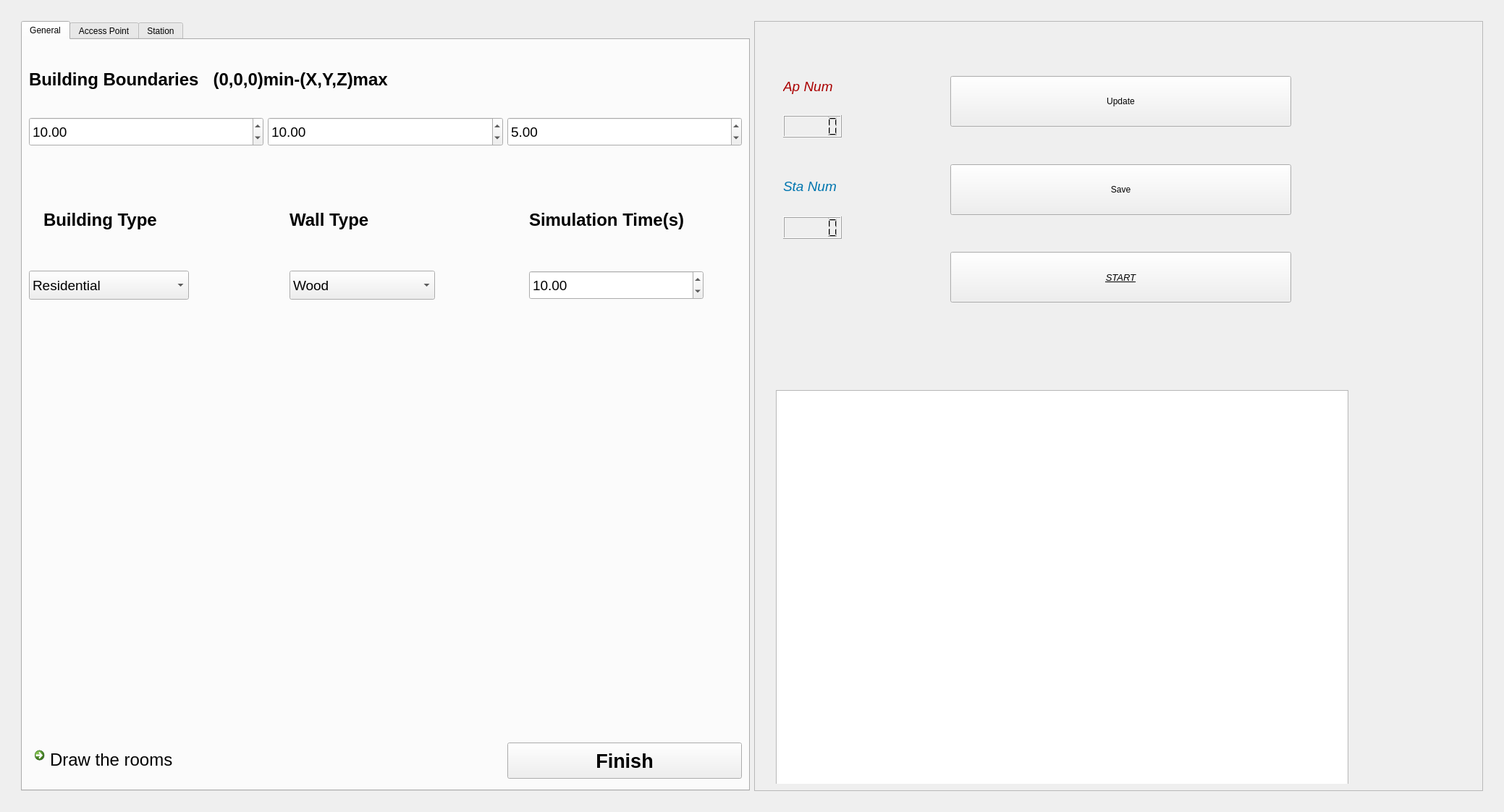
<?xml version="1.0" encoding="UTF-8"?>
<ui version="4.0">
 <class>Simu_Config</class>
 <widget class="QWidget" name="Simu_Config">
  <property name="geometry">
   <rect>
    <x>0</x>
    <y>0</y>
    <width>2078</width>
    <height>1122</height>
   </rect>
  </property>
  <property name="windowTitle">
   <string>Simulation Config</string>
  </property>
  <layout class="QVBoxLayout" name="verticalLayout">
   <item>
    <widget class="QWidget" name="widget_9" native="true">
     <property name="sizePolicy">
      <sizepolicy hsizetype="Expanding" vsizetype="Expanding">
       <horstretch>0</horstretch>
       <verstretch>0</verstretch>
      </sizepolicy>
     </property>
     <layout class="QHBoxLayout" name="horizontalLayout">
      <item>
       <widget class="QWidget" name="widget_11" native="true">
        <property name="sizePolicy">
         <sizepolicy hsizetype="Expanding" vsizetype="Expanding">
          <horstretch>0</horstretch>
          <verstretch>0</verstretch>
         </sizepolicy>
        </property>
        <layout class="QHBoxLayout" name="horizontalLayout_3">
         <item>
          <widget class="QTabWidget" name="tabWidget">
           <property name="minimumSize">
            <size>
             <width>0</width>
             <height>800</height>
            </size>
           </property>
           <property name="maximumSize">
            <size>
             <width>16777215</width>
             <height>1300</height>
            </size>
           </property>
           <property name="font">
            <font>
             <bold>false</bold>
            </font>
           </property>
           <property name="currentIndex">
            <number>0</number>
           </property>
           <property name="iconSize">
            <size>
             <width>27</width>
             <height>28</height>
            </size>
           </property>
           <widget class="QWidget" name="tab_4">
            <attribute name="title">
             <string>General</string>
            </attribute>
            <layout class="QGridLayout" name="gridLayout">
             <item row="1" column="1">
              <widget class="QDoubleSpinBox" name="doubleSpinBox_2">
               <property name="minimumSize">
                <size>
                 <width>0</width>
                 <height>40</height>
                </size>
               </property>
               <property name="font">
                <font>
                 <pointsize>14</pointsize>
                 <bold>false</bold>
                </font>
               </property>
               <property name="value">
                <double>10.000000000000000</double>
               </property>
              </widget>
             </item>
             <item row="1" column="2">
              <widget class="QDoubleSpinBox" name="doubleSpinBox_3">
               <property name="minimumSize">
                <size>
                 <width>0</width>
                 <height>40</height>
                </size>
               </property>
               <property name="font">
                <font>
                 <pointsize>14</pointsize>
                 <bold>false</bold>
                </font>
               </property>
               <property name="value">
                <double>5.000000000000000</double>
               </property>
              </widget>
             </item>
             <item row="5" column="0" colspan="2">
              <widget class="QCommandLinkButton" name="commandLinkButton">
               <property name="sizePolicy">
                <sizepolicy hsizetype="Preferred" vsizetype="Preferred">
                 <horstretch>1</horstretch>
                 <verstretch>1</verstretch>
                </sizepolicy>
               </property>
               <property name="font">
                <font>
                 <pointsize>18</pointsize>
                 <bold>false</bold>
                </font>
               </property>
               <property name="text">
                <string>Draw the rooms</string>
               </property>
               <property name="iconSize">
                <size>
                 <width>30</width>
                 <height>40</height>
                </size>
               </property>
              </widget>
             </item>
             <item row="0" column="0" colspan="3">
              <widget class="QLabel" name="label">
               <property name="minimumSize">
                <size>
                 <width>0</width>
                 <height>60</height>
                </size>
               </property>
               <property name="maximumSize">
                <size>
                 <width>16777215</width>
                 <height>80</height>
                </size>
               </property>
               <property name="font">
                <font>
                 <pointsize>18</pointsize>
                 <bold>true</bold>
                </font>
               </property>
               <property name="text">
                <string>Building Boundaries   (0,0,0)min-(X,Y,Z)max</string>
               </property>
              </widget>
             </item>
             <item row="5" column="2">
              <widget class="QPushButton" name="pushButton_7">
               <property name="sizePolicy">
                <sizepolicy hsizetype="Minimum" vsizetype="Fixed">
                 <horstretch>1</horstretch>
                 <verstretch>1</verstretch>
                </sizepolicy>
               </property>
               <property name="minimumSize">
                <size>
                 <width>0</width>
                 <height>50</height>
                </size>
               </property>
               <property name="font">
                <font>
                 <pointsize>20</pointsize>
                 <bold>true</bold>
                </font>
               </property>
               <property name="text">
                <string>Finish</string>
               </property>
              </widget>
             </item>
             <item row="1" column="0">
              <widget class="QDoubleSpinBox" name="doubleSpinBox">
               <property name="minimumSize">
                <size>
                 <width>0</width>
                 <height>40</height>
                </size>
               </property>
               <property name="font">
                <font>
                 <pointsize>14</pointsize>
                 <bold>false</bold>
                </font>
               </property>
               <property name="value">
                <double>10.000000000000000</double>
               </property>
              </widget>
             </item>
             <item row="3" column="0">
              <widget class="QWidget" name="widget_10" native="true">
               <property name="sizePolicy">
                <sizepolicy hsizetype="Preferred" vsizetype="Preferred">
                 <horstretch>1</horstretch>
                 <verstretch>1</verstretch>
                </sizepolicy>
               </property>
               <property name="maximumSize">
                <size>
                 <width>16777215</width>
                 <height>800</height>
                </size>
               </property>
               <widget class="QLabel" name="label_2">
                <property name="geometry">
                 <rect>
                  <x>20</x>
                  <y>50</y>
                  <width>274</width>
                  <height>80</height>
                 </rect>
                </property>
                <property name="maximumSize">
                 <size>
                  <width>16777215</width>
                  <height>80</height>
                 </size>
                </property>
                <property name="font">
                 <font>
                  <pointsize>18</pointsize>
                  <bold>true</bold>
                 </font>
                </property>
                <property name="text">
                 <string>Building Type</string>
                </property>
               </widget>
               <widget class="QComboBox" name="comboBox">
                <property name="geometry">
                 <rect>
                  <x>0</x>
                  <y>160</y>
                  <width>221</width>
                  <height>40</height>
                 </rect>
                </property>
                <property name="minimumSize">
                 <size>
                  <width>0</width>
                  <height>40</height>
                 </size>
                </property>
                <property name="font">
                 <font>
                  <pointsize>14</pointsize>
                  <bold>false</bold>
                 </font>
                </property>
                <property name="mouseTracking">
                 <bool>false</bool>
                </property>
                <item>
                 <property name="text">
                  <string>Residential</string>
                 </property>
                </item>
                <item>
                 <property name="text">
                  <string>Office</string>
                 </property>
                </item>
                <item>
                 <property name="text">
                  <string>Commercial</string>
                 </property>
                </item>
               </widget>
              </widget>
             </item>
             <item row="3" column="1">
              <widget class="QWidget" name="widget_12" native="true">
               <property name="sizePolicy">
                <sizepolicy hsizetype="Preferred" vsizetype="Preferred">
                 <horstretch>1</horstretch>
                 <verstretch>1</verstretch>
                </sizepolicy>
               </property>
               <property name="minimumSize">
                <size>
                 <width>0</width>
                 <height>800</height>
                </size>
               </property>
               <property name="maximumSize">
                <size>
                 <width>16777215</width>
                 <height>800</height>
                </size>
               </property>
               <widget class="QLabel" name="label_3">
                <property name="geometry">
                 <rect>
                  <x>30</x>
                  <y>50</y>
                  <width>181</width>
                  <height>80</height>
                 </rect>
                </property>
                <property name="maximumSize">
                 <size>
                  <width>16777215</width>
                  <height>80</height>
                 </size>
                </property>
                <property name="font">
                 <font>
                  <pointsize>18</pointsize>
                  <bold>true</bold>
                 </font>
                </property>
                <property name="text">
                 <string>Wall Type</string>
                </property>
               </widget>
               <widget class="QComboBox" name="comboBox_2">
                <property name="geometry">
                 <rect>
                  <x>30</x>
                  <y>160</y>
                  <width>201</width>
                  <height>40</height>
                 </rect>
                </property>
                <property name="minimumSize">
                 <size>
                  <width>0</width>
                  <height>40</height>
                 </size>
                </property>
                <property name="font">
                 <font>
                  <pointsize>14</pointsize>
                  <bold>false</bold>
                 </font>
                </property>
                <item>
                 <property name="text">
                  <string>Wood</string>
                 </property>
                </item>
                <item>
                 <property name="text">
                  <string>ConcreteWithoutWindows</string>
                 </property>
                </item>
                <item>
                 <property name="text">
                  <string>ConcreteWithWindows</string>
                 </property>
                </item>
                <item>
                 <property name="text">
                  <string>StoneBlocks</string>
                 </property>
                </item>
               </widget>
              </widget>
             </item>
             <item row="3" column="2">
              <widget class="QWidget" name="widget_13" native="true">
               <property name="sizePolicy">
                <sizepolicy hsizetype="Preferred" vsizetype="Preferred">
                 <horstretch>1</horstretch>
                 <verstretch>1</verstretch>
                </sizepolicy>
               </property>
               <property name="maximumSize">
                <size>
                 <width>16777215</width>
                 <height>800</height>
                </size>
               </property>
               <widget class="QLabel" name="label_6">
                <property name="geometry">
                 <rect>
                  <x>30</x>
                  <y>50</y>
                  <width>241</width>
                  <height>80</height>
                 </rect>
                </property>
                <property name="maximumSize">
                 <size>
                  <width>16777215</width>
                  <height>80</height>
                 </size>
                </property>
                <property name="font">
                 <font>
                  <pointsize>18</pointsize>
                  <bold>true</bold>
                 </font>
                </property>
                <property name="text">
                 <string>Simulation Time(s)</string>
                </property>
               </widget>
               <widget class="QDoubleSpinBox" name="doubleSpinBox_4">
                <property name="geometry">
                 <rect>
                  <x>30</x>
                  <y>160</y>
                  <width>241</width>
                  <height>40</height>
                 </rect>
                </property>
                <property name="minimumSize">
                 <size>
                  <width>0</width>
                  <height>40</height>
                 </size>
                </property>
                <property name="font">
                 <font>
                  <pointsize>14</pointsize>
                  <bold>false</bold>
                 </font>
                </property>
                <property name="value">
                 <double>10.000000000000000</double>
                </property>
               </widget>
               <zorder>doubleSpinBox_4</zorder>
               <zorder>label_6</zorder>
              </widget>
             </item>
            </layout>
           </widget>
           <widget class="QWidget" name="tab_2">
            <attribute name="title">
             <string>Access Point</string>
            </attribute>
            <layout class="QGridLayout" name="gridLayout_2">
             <item row="0" column="0" colspan="3">
              <widget class="QTableWidget" name="tableWidget_2">
               <column>
                <property name="text">
                 <string>Number</string>
                </property>
                <property name="font">
                 <font>
                  <pointsize>14</pointsize>
                 </font>
                </property>
               </column>
               <column>
                <property name="text">
                 <string>Position</string>
                </property>
                <property name="font">
                 <font>
                  <pointsize>14</pointsize>
                 </font>
                </property>
               </column>
               <column>
                <property name="text">
                 <string>Mobility</string>
                </property>
                <property name="font">
                 <font>
                  <pointsize>14</pointsize>
                 </font>
                </property>
               </column>
              </widget>
             </item>
             <item row="1" column="0">
              <widget class="QPushButton" name="pushButton_4">
               <property name="minimumSize">
                <size>
                 <width>0</width>
                 <height>50</height>
                </size>
               </property>
               <property name="text">
                <string>Add</string>
               </property>
              </widget>
             </item>
             <item row="1" column="1">
              <widget class="QPushButton" name="pushButton_5">
               <property name="minimumSize">
                <size>
                 <width>0</width>
                 <height>50</height>
                </size>
               </property>
               <property name="text">
                <string>Delete</string>
               </property>
              </widget>
             </item>
             <item row="1" column="2">
              <widget class="QPushButton" name="pushButton_6">
               <property name="minimumSize">
                <size>
                 <width>0</width>
                 <height>50</height>
                </size>
               </property>
               <property name="text">
                <string>Clear</string>
               </property>
              </widget>
             </item>
            </layout>
           </widget>
           <widget class="QWidget" name="tab">
            <attribute name="title">
             <string>Station</string>
            </attribute>
            <layout class="QGridLayout" name="gridLayout_3">
             <item row="1" column="0">
              <widget class="QPushButton" name="pushButton">
               <property name="minimumSize">
                <size>
                 <width>0</width>
                 <height>50</height>
                </size>
               </property>
               <property name="text">
                <string>Add </string>
               </property>
              </widget>
             </item>
             <item row="1" column="1">
              <widget class="QPushButton" name="pushButton_2">
               <property name="minimumSize">
                <size>
                 <width>0</width>
                 <height>50</height>
                </size>
               </property>
               <property name="text">
                <string>Delete</string>
               </property>
              </widget>
             </item>
             <item row="1" column="2">
              <widget class="QPushButton" name="pushButton_3">
               <property name="minimumSize">
                <size>
                 <width>0</width>
                 <height>50</height>
                </size>
               </property>
               <property name="text">
                <string>Clear</string>
               </property>
              </widget>
             </item>
             <item row="0" column="0" colspan="3">
              <widget class="QTableWidget" name="tableWidget">
               <column>
                <property name="text">
                 <string>Number</string>
                </property>
                <property name="font">
                 <font>
                  <pointsize>14</pointsize>
                 </font>
                </property>
               </column>
               <column>
                <property name="text">
                 <string>Position</string>
                </property>
                <property name="font">
                 <font>
                  <pointsize>14</pointsize>
                 </font>
                </property>
               </column>
               <column>
                <property name="text">
                 <string>Mobility</string>
                </property>
                <property name="font">
                 <font>
                  <pointsize>14</pointsize>
                 </font>
                </property>
               </column>
              </widget>
             </item>
            </layout>
           </widget>
          </widget>
         </item>
         <item>
          <widget class="QFrame" name="frame">
           <property name="sizePolicy">
            <sizepolicy hsizetype="Expanding" vsizetype="Expanding">
             <horstretch>0</horstretch>
             <verstretch>0</verstretch>
            </sizepolicy>
           </property>
           <property name="font">
            <font>
             <bold>true</bold>
            </font>
           </property>
           <property name="styleSheet">
            <string notr="true">border-color: rgb(158, 158, 158);
</string>
           </property>
           <property name="frameShape">
            <enum>QFrame::Shape::StyledPanel</enum>
           </property>
           <property name="frameShadow">
            <enum>QFrame::Shadow::Raised</enum>
           </property>
           <layout class="QHBoxLayout" name="horizontalLayout_2">
            <item>
             <widget class="QWidget" name="widget" native="true">
              <property name="sizePolicy">
               <sizepolicy hsizetype="Expanding" vsizetype="Expanding">
                <horstretch>1</horstretch>
                <verstretch>1</verstretch>
               </sizepolicy>
              </property>
              <property name="maximumSize">
               <size>
                <width>16777215</width>
                <height>1500</height>
               </size>
              </property>
              <widget class="QWidget" name="widget_2" native="true">
               <property name="geometry">
                <rect>
                 <x>261</x>
                 <y>20</y>
                 <width>471</width>
                 <height>451</height>
                </rect>
               </property>
               <property name="sizePolicy">
                <sizepolicy hsizetype="Preferred" vsizetype="Preferred">
                 <horstretch>10</horstretch>
                 <verstretch>0</verstretch>
                </sizepolicy>
               </property>
               <layout class="QVBoxLayout" name="verticalLayout_2">
                <item>
                 <spacer name="verticalSpacer">
                  <property name="orientation">
                   <enum>Qt::Orientation::Vertical</enum>
                  </property>
                  <property name="sizeHint" stdset="0">
                   <size>
                    <width>20</width>
                    <height>40</height>
                   </size>
                  </property>
                 </spacer>
                </item>
                <item>
                 <widget class="QPushButton" name="pushButton_8">
                  <property name="sizePolicy">
                   <sizepolicy hsizetype="Minimum" vsizetype="Fixed">
                    <horstretch>1</horstretch>
                    <verstretch>1</verstretch>
                   </sizepolicy>
                  </property>
                  <property name="minimumSize">
                   <size>
                    <width>0</width>
                    <height>70</height>
                   </size>
                  </property>
                  <property name="text">
                   <string>Update</string>
                  </property>
                 </widget>
                </item>
                <item>
                 <spacer name="verticalSpacer_3">
                  <property name="orientation">
                   <enum>Qt::Orientation::Vertical</enum>
                  </property>
                  <property name="sizeHint" stdset="0">
                   <size>
                    <width>20</width>
                    <height>40</height>
                   </size>
                  </property>
                 </spacer>
                </item>
                <item>
                 <widget class="QPushButton" name="saveButton">
                  <property name="minimumSize">
                   <size>
                    <width>0</width>
                    <height>70</height>
                   </size>
                  </property>
                  <property name="text">
                   <string>Save</string>
                  </property>
                 </widget>
                </item>
                <item>
                 <spacer name="verticalSpacer_4">
                  <property name="orientation">
                   <enum>Qt::Orientation::Vertical</enum>
                  </property>
                  <property name="sizeHint" stdset="0">
                   <size>
                    <width>20</width>
                    <height>40</height>
                   </size>
                  </property>
                 </spacer>
                </item>
                <item>
                 <widget class="QPushButton" name="pushButton_9">
                  <property name="sizePolicy">
                   <sizepolicy hsizetype="Minimum" vsizetype="Fixed">
                    <horstretch>1</horstretch>
                    <verstretch>1</verstretch>
                   </sizepolicy>
                  </property>
                  <property name="minimumSize">
                   <size>
                    <width>0</width>
                    <height>70</height>
                   </size>
                  </property>
                  <property name="font">
                   <font>
                    <pointsize>10</pointsize>
                    <italic>true</italic>
                    <bold>false</bold>
                    <underline>true</underline>
                   </font>
                  </property>
                  <property name="text">
                   <string>START</string>
                  </property>
                 </widget>
                </item>
                <item>
                 <spacer name="verticalSpacer_6">
                  <property name="orientation">
                   <enum>Qt::Orientation::Vertical</enum>
                  </property>
                  <property name="sizeHint" stdset="0">
                   <size>
                    <width>20</width>
                    <height>40</height>
                   </size>
                  </property>
                 </spacer>
                </item>
                <item>
                 <spacer name="verticalSpacer_2">
                  <property name="orientation">
                   <enum>Qt::Orientation::Vertical</enum>
                  </property>
                  <property name="sizeHint" stdset="0">
                   <size>
                    <width>20</width>
                    <height>40</height>
                   </size>
                  </property>
                 </spacer>
                </item>
               </layout>
              </widget>
              <widget class="QWidget" name="widget_3" native="true">
               <property name="geometry">
                <rect>
                 <x>10</x>
                 <y>10</y>
                 <width>241</width>
                 <height>331</height>
                </rect>
               </property>
               <property name="minimumSize">
                <size>
                 <width>0</width>
                 <height>40</height>
                </size>
               </property>
               <property name="maximumSize">
                <size>
                 <width>16777215</width>
                 <height>700</height>
                </size>
               </property>
               <widget class="QLabel" name="label_4">
                <property name="geometry">
                 <rect>
                  <x>20</x>
                  <y>50</y>
                  <width>121</width>
                  <height>40</height>
                 </rect>
                </property>
                <property name="minimumSize">
                 <size>
                  <width>0</width>
                  <height>40</height>
                 </size>
                </property>
                <property name="font">
                 <font>
                  <pointsize>14</pointsize>
                  <italic>true</italic>
                 </font>
                </property>
                <property name="styleSheet">
                 <string notr="true">color: rgb(170, 0, 0)</string>
                </property>
                <property name="text">
                 <string>Ap Num</string>
                </property>
               </widget>
               <widget class="QLCDNumber" name="lcdNumber">
                <property name="geometry">
                 <rect>
                  <x>20</x>
                  <y>110</y>
                  <width>81</width>
                  <height>31</height>
                 </rect>
                </property>
                <property name="font">
                 <font>
                  <bold>true</bold>
                 </font>
                </property>
                <property name="styleSheet">
                 <string notr="true">color:black</string>
                </property>
               </widget>
               <widget class="QLabel" name="label_5">
                <property name="geometry">
                 <rect>
                  <x>20</x>
                  <y>200</y>
                  <width>121</width>
                  <height>17</height>
                 </rect>
                </property>
                <property name="font">
                 <font>
                  <pointsize>14</pointsize>
                  <italic>true</italic>
                  <bold>false</bold>
                 </font>
                </property>
                <property name="styleSheet">
                 <string notr="true">color:rgb(0, 117, 175)</string>
                </property>
                <property name="text">
                 <string>Sta Num</string>
                </property>
               </widget>
               <widget class="QLCDNumber" name="lcdNumber_2">
                <property name="geometry">
                 <rect>
                  <x>20</x>
                  <y>250</y>
                  <width>81</width>
                  <height>31</height>
                 </rect>
                </property>
                <property name="styleSheet">
                 <string notr="true">color:black</string>
                </property>
               </widget>
              </widget>
              <widget class="ConfigGraphicsView" name="graphicsView">
               <property name="geometry">
                <rect>
                 <x>20</x>
                 <y>500</y>
                 <width>791</width>
                 <height>641</height>
                </rect>
               </property>
               <property name="sizePolicy">
                <sizepolicy hsizetype="Expanding" vsizetype="Expanding">
                 <horstretch>1</horstretch>
                 <verstretch>1</verstretch>
                </sizepolicy>
               </property>
               <property name="minimumSize">
                <size>
                 <width>140</width>
                 <height>120</height>
                </size>
               </property>
               <property name="maximumSize">
                <size>
                 <width>16777215</width>
                 <height>700</height>
                </size>
               </property>
              </widget>
             </widget>
            </item>
           </layout>
          </widget>
         </item>
        </layout>
       </widget>
      </item>
     </layout>
    </widget>
   </item>
  </layout>
 </widget>
 <customwidgets>
  <customwidget>
   <class>ConfigGraphicsView</class>
   <extends>QGraphicsView</extends>
   <header>configgraphicsview.h</header>
  </customwidget>
 </customwidgets>
 <resources/>
 <connections/>
</ui>
